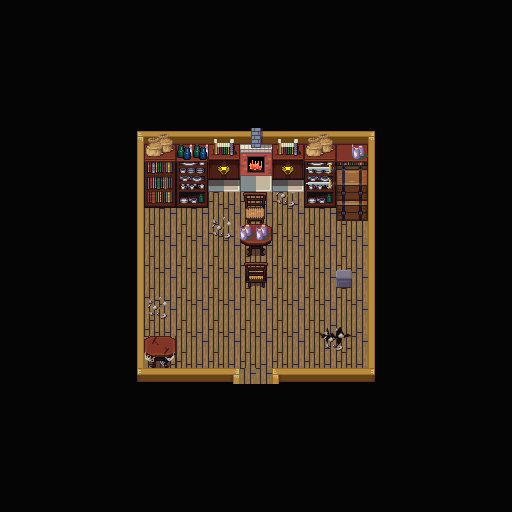

A level layout from a 2D game, rendered from its tile map. Below: a short description, then the map file with tile-grid data replaced by summaries:
An orthogonal 32x32 tile map with 16x16 px tiles, 4 tile layers (Background, Middle, Top, Top2), 4 tilesets and 16 objects (Spawn, Exit, Wrynn).

<map version="1.10" tiledversion="1.11.0" orientation="orthogonal" renderorder="right-down" width="32" height="32" tilewidth="16" tileheight="16" infinite="0" nextlayerid="10" nextobjectid="35">
 <tileset firstgid="1" source="../asset/data/Interior2.tsx" />
 <tileset firstgid="1025" source="../asset/data/Objects.tsx" />
 <tileset firstgid="1685" source="../asset/data/Furniture.tsx" />
 <tileset firstgid="3733" source="../asset/data/Dungeon1.tsx" />
 <layer id="1" name="Background" width="32" height="32">
  <data>[1024 cells, 256 non-empty, 31 distinct tile ids]</data>
 </layer>
 <objectgroup id="8" name="Paths">
  <object id="27" x="291.5" y="232.5">
   <polyline points="0,0 0.5,68.5 -84.5,68 -84,114.5 4.5,114.5" />
  </object>
 </objectgroup>
 <objectgroup id="7" name="Collision">
  <object id="5" x="137" y="127.5" width="71" height="80" />
  <object id="6" x="209" y="132.5" width="95.5" height="40" />
  <object id="7" x="304.5" y="131" width="65" height="74.5" />
  <object id="8" x="364.5" y="136" width="16.5" height="244" />
  <object id="10" x="116" y="203.5" width="27" height="169" />
  <object id="11" x="146.5" y="335" width="28" height="31.5" />
  <object id="26" x="220.5" y="403" width="73" height="12" />
  <object id="30" x="147.333" y="373.667" width="80.6667" height="6.33333" />
  <object id="31" x="279.667" y="374" width="80.3333" height="6" />
  <object id="32" x="343" y="175.333" width="16.3333" height="18.3333" />
 </objectgroup>
 <objectgroup id="5" name="Actions">
  <object id="1" name="Spawn" x="256.334" y="352.667">
   <point />
  </object>
  <object id="24" name="Exit" x="241.833" y="376.667" width="30.5" height="24.8333" />
 </objectgroup>
 <objectgroup id="6" name="Entities">
  <object id="3" name="Wrynn" x="291.151" y="203.242">
   <properties>
    <property name="interactable" type="bool" value="true" />
    <property name="key" value="oasis:wrynn" />
   </properties>
   <point />
  </object>
 </objectgroup>
 <objectgroup id="9" name="WorldObjects">
  <object id="19" x="336" y="168.334" width="33.3333" height="56">
   <properties>
    <property name="hasCollision" type="bool" value="false" />
    <property name="interactable" type="bool" value="true" />
    <property name="interaction_type" value="container" />
    <property name="key" value="wrynn:container" />
   </properties>
  </object>
  <object id="33" x="336" y="272">
   <properties>
    <property name="hasCollision" type="bool" value="false" />
    <property name="interactable" type="bool" value="true" />
    <property name="interaction_type" value="wrynn_lever" />
    <property name="key" value="wrynn:lever" />
    <property name="offset_y" type="bool" value="true" />
    <property name="size_y" type="float" value="8" />
    <property name="texture" value="lever_off" />
   </properties>
   <point />
  </object>
 </objectgroup>
 <layer id="2" name="Middle" width="32" height="32">
  <data>[1024 cells, 64 non-empty, 40 distinct tile ids]</data>
 </layer>
 <layer id="3" name="Top" width="32" height="32">
  <data>[1024 cells, 49 non-empty, 30 distinct tile ids]</data>
 </layer>
 <layer id="4" name="Top2" width="32" height="32">
  <data>[1024 cells, 778 non-empty, 13 distinct tile ids]</data>
 </layer>
</map>
